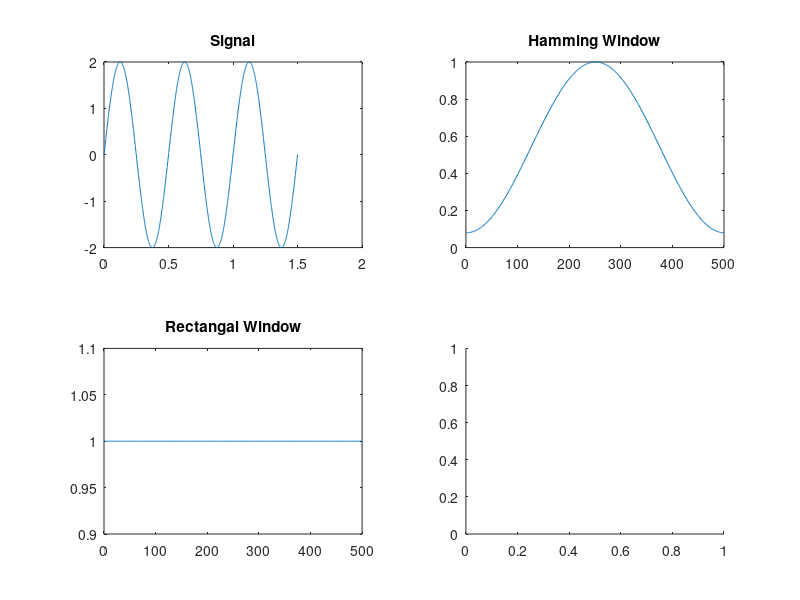

Reproduce this figure in MATLAB. (Note: this script raises an error after producing the figure.)
f=2;
fs=500*f;
T=1.5;
t=0:1/fs:T;

y=2*sin(2*pi*f*t);
subplot(2,2,1);
plot(t,y);
title('Signal');
%Hamiing
t=0:1/fs:T;
N=500;
w=zeros(1,N);
for i=1:N
  w(i) = 0.54 - 0.46*cos(2*pi*(i-1)/N);
end
subplot(2,2,2);
plot(w);
title('Hamming Window');
%Rectangal
N=500;
n = 0:1:N-1;
for i=1:N
  w(i) = 1;
end
subplot(2,2,3);
plot(n,w);
title('Rectangal Window');
%Triangular
t=0:1/fs:T;
N=500;
for i=1:1:N/2+1
  w(i) = (i-1)/(N/2);
end
if mod(N,2)==0
  for j=N/2+1:1:N-1
    i = i + 1;
    w(i) = 2 - (i)/(N/2);
  end
else
end
  for j=N/2+1:1:N
    i = i + 1;
    w(i) = 2 - (i)/(N/2);
  end
subplot(2,2,4);
plot(t,w);
title('Triangul ar Window');


